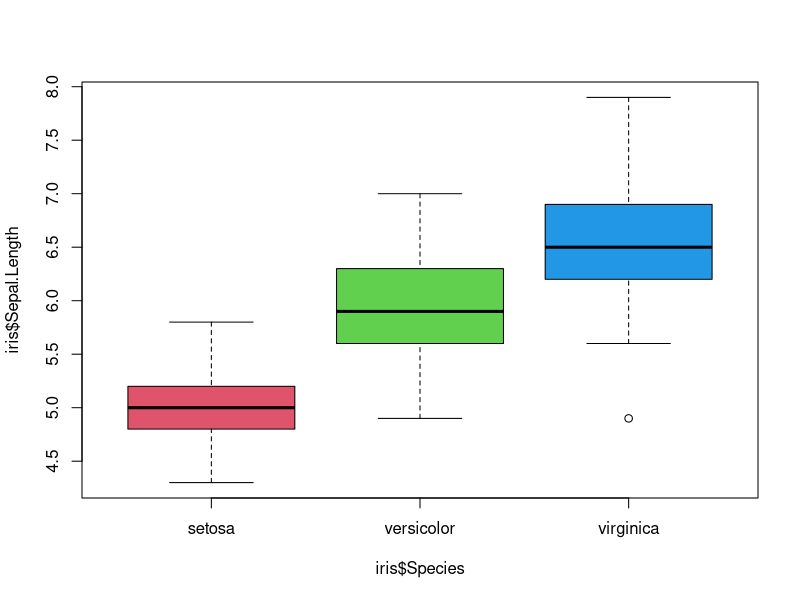

Here is the R script that generated this plot:
# iris 데이터에서, 붓꽃종류에따른Sepal.Length가차이가나는지검정하고,
# 어느종류에서차이가나는지도검정하여라.
# + 상자그림

# 상관관계는 산점도
# 세그룹에 대한 평균을 보기 위해 쓰기 좋은 건 박스플롯

boxplot(iris$Sepal.Length~iris$Species , col=2:4)
str(iris)
fit1 <- aov(iris$Sepal.Length~iris$Species, iris)
summary(fit1)
TukeyHSD(fit1)

# diff : 차이
# p adj : 위의 pvalue를 조정한 거, 값이 너무 작아서 0을 준 거
# 종류별 차이가 유의하다?

# upr - low 가 0을 포함하면 유의하지 않음